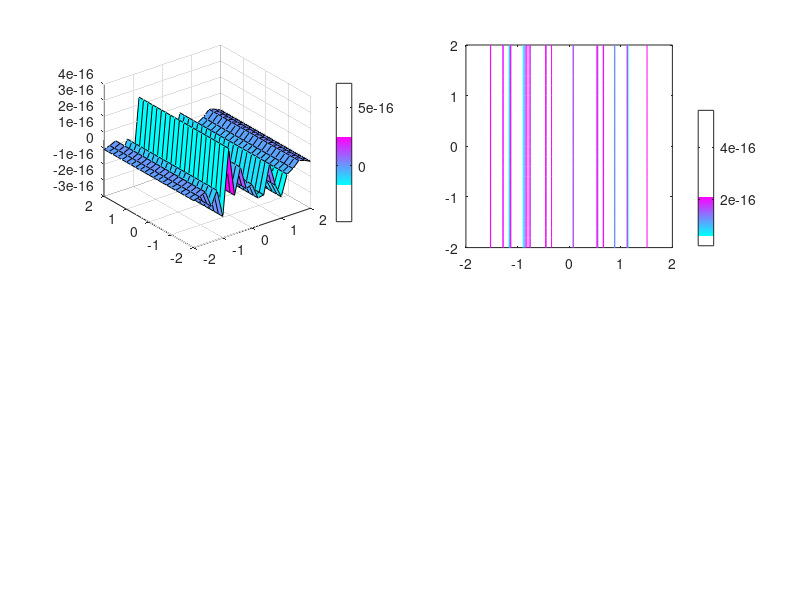

Here is the MATLAB script that generated this plot:
%%% Contour plots
%%% Plot the function: z=xe^(-x^2 -y^2)  for -2<=x,y<=2

[X,Y]=meshgrid(-2:.2:2);
Z=X*exp(-X.^2 - Y.^2);
subplot(221), surf(X,Y,Z), colormap cool, colorbar

%%% For a flat surface veiwed from above
subplot(222), contour(X,Y,Z), colormap cool, colorbar, shading interp

